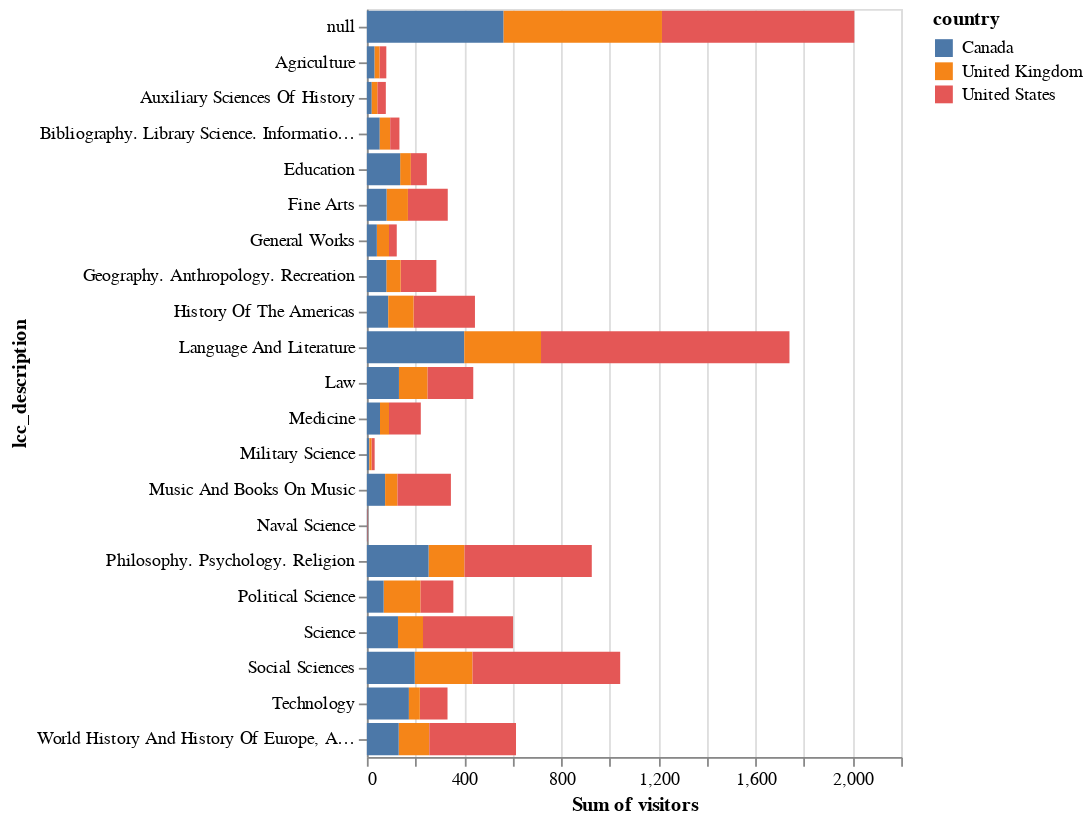

Notebook code cell kept with this figure:
### Markdown cell above
---

## Sum of visitors within Library of Congress Categories by country

If we want to see how may items were viewed per LCC category, a bar chart is a good starting place. 

Since the label lines are long, it's easier to read them if they're horizontal.

We can also split these bars by country using color to give us a general sense of the split, *as long as we remember that it's not easy for people to compare bars that don't have the same baseline*.

### Code cell
alt.Chart(pageviews).mark_bar().encode(
    x = 'sum(visitors)',
    y = 'lcc_description',
    color = 'country'
)

### Figure 1 — Vega specification as saved in the notebook (floating-point values rounded to 4 significant figures)
{"$schema": "https://vega.github.io/schema/vega/v5.json", "data": [{"name": "source_0", "values": [{"country": "Canada", "lcc_description": "Military Science", "sum_visitors": 10, "sum_visitors_end": 10.0, "sum_visitors_start": 0.0}, {"country": "United States", "lcc_description": "History Of The Americas", "sum_visitors": 253, "sum_visitors_end": 445.0, "sum_visitors_start": 192.0}, {"country": "United Kingdom", "lcc_description": "Social Sciences", "sum_visitors": 238, "sum_visitors_end": 435.0, "sum_visitors_start": 197.0}, {"country": "United Kingdom", "lcc_description": null, "sum_visitors": 653, "sum_visitors_end": 1215.0, "sum_visitors_start": 562.0}, {"country": "United Kingdom", "lcc_description": "Science", "sum_visitors": 103, "sum_visitors_end": 231.0, "sum_visitors_start": 128.0}, {"country": "Canada", "lcc_description": "Medicine", "sum_visitors": 54, "sum_visitors_end": 54.0, "sum_visitors_start": 0.0}, {"country": "Canada", "lcc_description": "Language And Literature", "sum_visitors": 401, "sum_visitors_end": 401.0, "sum_visitors_start": 0.0}, {"country": "United Kingdom", "lcc_description": "Philosophy. Psychology. Religion", "sum_visitors": 148, "sum_visitors_end": 402.0, "sum_visitors_start": 254.0}, {"country": "United Kingdom", "lcc_description": "World History And History Of Europe, Asia, Africa, Australia, New Zealand, Etc.", "sum_visitors": 126, "sum_visitors_end": 257.0, "sum_visitors_start": 131.0}, {"country": "United Kingdom", "lcc_description": "Language And Literature", "sum_visitors": 316, "sum_visitors_end": 717.0, "sum_visitors_start": 401.0}, {"country": "United States", "lcc_description": "Science", "sum_visitors": 371, "sum_visitors_end": 602.0, "sum_visitors_start": 231.0}, {"country": "Canada", "lcc_description": null, "sum_visitors": 562, "sum_visitors_end": 562.0, "sum_visitors_start": 0.0}, {"country": "United States", "lcc_description": "Fine Arts", "sum_visitors": 164, "sum_visitors_end": 333.0, "sum_visitors_start": 169.0}, {"country": "United States", "lcc_description": "Philosophy. Psychology. Religion", "sum_visitors": 524, "sum_visitors_end": 926.0, "sum_visitors_start": 402.0}, {"country": "United States", "lcc_description": "Social Sciences", "sum_visitors": 608, "sum_visitors_end": 1043.0, "sum_visitors_start": 435.0}, {"country": "United Kingdom", "lcc_description": "Education", "sum_visitors": 44, "sum_visitors_end": 181.0, "sum_visitors_start": 137.0}, {"country": "Canada", "lcc_description": "Social Sciences", "sum_visitors": 197, "sum_visitors_end": 197.0, "sum_visitors_start": 0.0}, {"country": "Canada", "lcc_description": "Bibliography. Library Science. Information Resources (General)", "sum_visitors": 53, "sum_visitors_end": 53.0, "sum_visitors_start": 0.0}, {"country": "United States", "lcc_description": null, "sum_visitors": 792, "sum_visitors_end": 2007.0, "sum_visitors_start": 1215.0}, {"country": "United Kingdom", "lcc_description": "Law", "sum_visitors": 118, "sum_visitors_end": 250.0, "sum_visitors_start": 132.0}, {"country": "Canada", "lcc_description": "Education", "sum_visitors": 137, "sum_visitors_end": 137.0, "sum_visitors_start": 0.0}, {"country": "Canada", "lcc_description": "Music And Books On Music", "sum_visitors": 75, "sum_visitors_end": 75.0, "sum_visitors_start": 0.0}, {"country": "United Kingdom", "lcc_description": "Fine Arts", "sum_visitors": 88, "sum_visitors_end": 169.0, "sum_visitors_start": 81.0}, {"country": "Canada", "lcc_description": "World History And History Of Europe, Asia, Africa, Australia, New Zealand, Etc.", "sum_visitors": 131, "sum_visitors_end": 131.0, "sum_visitors_start": 0.0}, {"country": "United States", "lcc_description": "Language And Literature", "sum_visitors": 1023, "sum_visitors_end": 1740.0, "sum_visitors_start": 717.0}, {"country": "Canada", "lcc_description": "Law", "sum_visitors": 132, "sum_visitors_end": 132.0, "sum_visitors_start": 0.0}, {"country": "United States", "lcc_description": "Geography. Anthropology. Recreation", "sum_visitors": 147, "sum_visitors_end": 286.0, "sum_visitors_start": 139.0}, {"country": "United States", "lcc_description": "Law", "sum_visitors": 188, "sum_visitors_end": 438.0, "sum_visitors_start": 250.0}, {"country": "United Kingdom", "lcc_description": "Bibliography. Library Science. Information Resources (General)", "sum_visitors": 43, "sum_visitors_end": 96.0, "sum_visitors_start": 53.0}, {"country": "United Kingdom", "lcc_description": "General Works", "sum_visitors": 50, "sum_visitors_end": 91.0, "sum_visitors_start": 41.0}, {"country": "United States", "lcc_description": "Agriculture", "sum_visitors": 28, "sum_visitors_end": 80.0, "sum_visitors_start": 52.0}, {"country": "United Kingdom", "lcc_description": "Political Science", "sum_visitors": 152, "sum_visitors_end": 221.0, "sum_visitors_start": 69.0}, {"country": "United Kingdom", "lcc_description": "Geography. Anthropology. Recreation", "sum_visitors": 59, "sum_visitors_end": 139.0, "sum_visitors_start": 80.0}, {"country": "Canada", "lcc_description": "Geography. Anthropology. Recreation", "sum_visitors": 80, "sum_visitors_end": 80.0, "sum_visitors_start": 0.0}, {"country": "Canada", "lcc_description": "Philosophy. Psychology. Religion", "sum_visitors": 254, "sum_visitors_end": 254.0, "sum_visitors_start": 0.0}, {"country": "Canada", "lcc_description": "General Works", "sum_visitors": 41, "sum_visitors_end": 41.0, "sum_visitors_start": 0.0}, {"country": "Canada", "lcc_description": "Science", "sum_visitors": 128, "sum_visitors_end": 128.0, "sum_visitors_start": 0.0}, {"country": "United States", "lcc_description": "Technology", "sum_visitors": 114, "sum_visitors_end": 332.0, "sum_visitors_start": 218.0}, {"country": "United States", "lcc_description": "World History And History Of Europe, Asia, Africa, Australia, New Zealand, Etc.", "sum_visitors": 357, "sum_visitors_end": 614.0, "sum_visitors_start": 257.0}, {"country": "United Kingdom", "lcc_description": "Agriculture", "sum_visitors": 21, "sum_visitors_end": 52.0, "sum_visitors_start": 31.0}, {"country": "Canada", "lcc_description": "History Of The Americas", "sum_visitors": 88, "sum_visitors_end": 88.0, "sum_visitors_start": 0.0}, {"country": "United States", "lcc_description": "General Works", "sum_visitors": 32, "sum_visitors_end": 123.0, "sum_visitors_start": 91.0}, {"country": "United Kingdom", "lcc_description": "Music And Books On Music", "sum_visitors": 51, "sum_visitors_end": 126.0, "sum_visitors_start": 75.0}, {"country": "Canada", "lcc_description": "Technology", "sum_visitors": 173, "sum_visitors_end": 173.0, "sum_visitors_start": 0.0}, {"country": "United States", "lcc_description": "Music And Books On Music", "sum_visitors": 220, "sum_visitors_end": 346.0, "sum_visitors_start": 126.0}, {"country": "Canada", "lcc_description": "Political Science", "sum_visitors": 69, "sum_visitors_end": 69.0, "sum_visitors_start": 0.0}, {"country": "United States", "lcc_description": "Education", "sum_visitors": 66, "sum_visitors_end": 247.0, "sum_visitors_start": 181.0}, {"country": "United States", "lcc_description": "Auxiliary Sciences Of History", "sum_visitors": 35, "sum_visitors_end": 78.0, "sum_visitors_start": 43.0}, {"country": "Canada", "lcc_description": "Auxiliary Sciences Of History", "sum_visitors": 20, "sum_visitors_end": 20.0, "sum_visitors_start": 0.0}, {"country": "United Kingdom", "lcc_description": "History Of The Americas", "sum_visitors": 104, "sum_visitors_end": 192.0, "sum_visitors_start": 88.0}, {"country": "United States", "lcc_description": "Medicine", "sum_visitors": 131, "sum_visitors_end": 222.0, "sum_visitors_start": 91.0}, {"country": "United States", "lcc_description": "Military Science", "sum_visitors": 13, "sum_visitors_end": 32.0, "sum_visitors_start": 19.0}, {"country": "Canada", "lcc_description": "Fine Arts", "sum_visitors": 81, "sum_visitors_end": 81.0, "sum_visitors_start": 0.0}, {"country": "United States", "lcc_description": "Political Science", "sum_visitors": 135, "sum_visitors_end": 356.0, "sum_visitors_start": 221.0}, {"country": "United Kingdom", "lcc_description": "Auxiliary Sciences Of History", "sum_visitors": 23, "sum_visitors_end": 43.0, "sum_visitors_start": 20.0}, {"country": "Canada", "lcc_description": "Agriculture", "sum_visitors": 31, "sum_visitors_end": 31.0, "sum_visitors_start": 0.0}, {"country": "United States", "lcc_description": "Bibliography. Library Science. Information Resources (General)", "sum_visitors": 38, "sum_visitors_end": 134.0, "sum_visitors_start": 96.0}, {"country": "United Kingdom", "lcc_description": "Technology", "sum_visitors": 45, "sum_visitors_end": 218.0, "sum_visitors_start": 173.0}, {"country": "United Kingdom", "lcc_description": "Medicine", "sum_visitors": 37, "sum_visitors_end": 91.0, "sum_visitors_start": 54.0}, {"country": "United Kingdom", "lcc_description": "Military Science", "sum_visitors": 9, "sum_visitors_end": 19.0, "sum_visitors_start": 10.0}, {"country": "United States", "lcc_description": "Naval Science", "sum_visitors": 2, "sum_visitors_end": 3.0, "sum_visitors_start": 1.0}, {"country": "Canada", "lcc_description": "Naval Science", "sum_visitors": 1, "sum_visitors_end": 1.0, "sum_visitors_start": 0.0}]}, {"name": "source_0_y_domain_lcc_description", "values": [{"lcc_description": "Military Science"}, {"lcc_description": "History Of The Americas"}, {"lcc_description": "Social Sciences"}, {"lcc_description": null}, {"lcc_description": "Science"}, {"lcc_description": "Medicine"}, {"lcc_description": "Language And Literature"}, {"lcc_description": "Philosophy. Psychology. Religion"}, {"lcc_description": "World History And History Of Europe, Asia, Africa, Australia, New Zealand, Etc."}, {"lcc_description": "Fine Arts"}, {"lcc_description": "Education"}, {"lcc_description": "Bibliography. Library Science. Information Resources (General)"}, {"lcc_description": "Law"}, {"lcc_description": "Music And Books On Music"}, {"lcc_description": "Geography. Anthropology. Recreation"}, {"lcc_description": "General Works"}, {"lcc_description": "Agriculture"}, {"lcc_description": "Political Science"}, {"lcc_description": "Technology"}, {"lcc_description": "Auxiliary Sciences Of History"}, {"lcc_description": "Naval Science"}]}, {"name": "source_0_color_domain_country", "values": [{"country": "Canada"}, {"country": "United States"}, {"country": "United Kingdom"}]}], "signals": [{"name": "y_step", "value": 20}, {"name": "height", "update": "bandspace(domain('y').length, 0.1, 0.05) * y_step"}], "marks": [{"type": "rect", "name": "marks", "from": {"data": "source_0"}, "encode": {"update": {"y": {"field": "lcc_description", "scale": "y"}, "x": {"field": "sum_visitors_end", "scale": "x"}, "height": {"signal": "max(0.25, bandwidth('y'))"}, "fill": {"field": "country", "scale": "color"}, "ariaRoleDescription": {"value": "bar"}, "description": {"signal": "\"Sum of visitors: \" + (format(datum[\"sum_visitors\"], \"\")) + \"; lcc_description: \" + (isValid(datum[\"lcc_description\"]) ? datum[\"lcc_description\"] : \"\"+datum[\"lcc_description\"]) + \"; country: \" + (isValid(datum[\"country\"]) ? datum[\"country\"] : \"\"+datum[\"country\"])"}, "x2": {"field": "sum_visitors_start", "scale": "x"}}}, "style": ["bar"]}], "scales": [{"name": "x", "type": "linear", "domain": {"fields": ["sum_visitors_start", "sum_visitors_end"], "data": "source_0"}, "range": [0, {"signal": "width"}], "zero": true, "nice": true}, {"name": "y", "type": "band", "domain": {"data": "source_0_y_domain_lcc_description", "field": "lcc_description", "sort": true}, "range": {"step": {"signal": "y_step"}}, "paddingInner": 0.1, "paddingOuter": 0.05}, {"name": "color", "type": "ordinal", "domain": {"data": "source_0_color_domain_country", "field": "country", "sort": true}, "range": "category"}], "axes": [{"scale": "x", "gridScale": "y", "aria": false, "zindex": 0, "minExtent": 0, "labels": false, "maxExtent": 0, "domain": false, "grid": true, "tickCount": {"signal": "ceil(width/40)"}, "ticks": false, "orient": "bottom"}, {"scale": "x", "grid": false, "tickCount": {"signal": "ceil(width/40)"}, "title": "Sum of visitors", "orient": "bottom", "labelFlush": true, "labelOverlap": true, "zindex": 0}, {"scale": "y", "title": "lcc_description", "zindex": 0, "orient": "left", "grid": false}], "style": "cell", "width": 300, "background": "white", "legends": [{"fill": "color", "symbolType": "square", "title": "country"}], "padding": 5}
